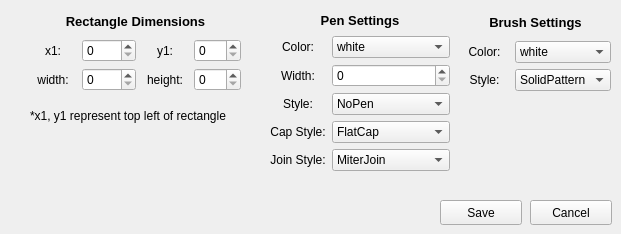
          <widget class="QWidget" name="addRectangle">
           <widget class="QWidget" name="layoutWidget">
            <property name="geometry">
             <rect>
              <x>30</x>
              <y>10</y>
              <width>211</width>
              <height>81</height>
             </rect>
            </property>
            <layout class="QGridLayout" name="rectangleDimensions">
             <item row="1" column="0">
              <widget class="QLabel" name="label_9">
               <property name="text">
                <string>x1:</string>
               </property>
               <property name="alignment">
                <set>Qt::AlignCenter</set>
               </property>
              </widget>
             </item>
             <item row="1" column="1">
              <widget class="QSpinBox" name="addRectanglex1">
               <property name="maximum">
                <number>1000</number>
               </property>
              </widget>
             </item>
             <item row="2" column="3">
              <widget class="QSpinBox" name="addRectangleh">
               <property name="maximum">
                <number>500</number>
               </property>
              </widget>
             </item>
             <item row="1" column="2">
              <widget class="QLabel" name="label_14">
               <property name="text">
                <string>y1:</string>
               </property>
               <property name="alignment">
                <set>Qt::AlignCenter</set>
               </property>
              </widget>
             </item>
             <item row="1" column="3">
              <widget class="QSpinBox" name="addRectangley1">
               <property name="maximum">
                <number>500</number>
               </property>
              </widget>
             </item>
             <item row="2" column="0">
              <widget class="QLabel" name="label_15">
               <property name="text">
                <string>width:</string>
               </property>
               <property name="alignment">
                <set>Qt::AlignCenter</set>
               </property>
              </widget>
             </item>
             <item row="2" column="2">
              <widget class="QLabel" name="label_16">
               <property name="text">
                <string>height:</string>
               </property>
               <property name="alignment">
                <set>Qt::AlignCenter</set>
               </property>
              </widget>
             </item>
             <item row="2" column="1">
              <widget class="QSpinBox" name="addRectanglew">
               <property name="alignment">
                <set>Qt::AlignLeading|Qt::AlignLeft|Qt::AlignVCenter</set>
               </property>
               <property name="maximum">
                <number>1000</number>
               </property>
              </widget>
             </item>
             <item row="0" column="0" colspan="4">
              <widget class="QLabel" name="label_17">
               <property name="font">
                <font>
                 <pointsize>10</pointsize>
                 <weight>75</weight>
                 <bold>true</bold>
                </font>
               </property>
               <property name="text">
                <string>Rectangle Dimensions</string>
               </property>
               <property name="alignment">
                <set>Qt::AlignCenter</set>
               </property>
              </widget>
             </item>
            </layout>
           </widget>
           <widget class="QLabel" name="label_18">
            <property name="geometry">
             <rect>
              <x>30</x>
              <y>100</y>
              <width>241</width>
              <height>31</height>
             </rect>
            </property>
            <property name="text">
             <string>*x1, y1 represent top left of rectangle</string>
            </property>
           </widget>
           <widget class="QPushButton" name="rectangleCancel">
            <property name="geometry">
             <rect>
              <x>530</x>
              <y>200</y>
              <width>82</width>
              <height>25</height>
             </rect>
            </property>
            <property name="text">
             <string>Cancel</string>
            </property>
           </widget>
           <widget class="QPushButton" name="rectangleSave">
            <property name="geometry">
             <rect>
              <x>440</x>
              <y>200</y>
              <width>82</width>
              <height>25</height>
             </rect>
            </property>
            <property name="text">
             <string>Save</string>
            </property>
           </widget>
           <widget class="QWidget" name="layoutWidget_49">
            <property name="geometry">
             <rect>
              <x>270</x>
              <y>10</y>
              <width>180</width>
              <height>161</height>
             </rect>
            </property>
            <layout class="QGridLayout" name="rectanglePenSettings">
             <item row="1" column="0">
              <widget class="QLabel" name="label_297">
               <property name="text">
                <string>Color:</string>
               </property>
               <property name="alignment">
                <set>Qt::AlignCenter</set>
               </property>
              </widget>
             </item>
             <item row="1" column="1">
              <widget class="QComboBox" name="addRectanglePenColor">
               <item>
                <property name="text">
                 <string>white</string>
                </property>
               </item>
               <item>
                <property name="text">
                 <string>black</string>
                </property>
               </item>
               <item>
                <property name="text">
                 <string>red</string>
                </property>
               </item>
               <item>
                <property name="text">
                 <string>green</string>
                </property>
               </item>
               <item>
                <property name="text">
                 <string>blue</string>
                </property>
               </item>
               <item>
                <property name="text">
                 <string>cyan</string>
                </property>
               </item>
               <item>
                <property name="text">
                 <string>magenta</string>
                </property>
               </item>
               <item>
                <property name="text">
                 <string>yellow</string>
                </property>
               </item>
               <item>
                <property name="text">
                 <string>gray</string>
                </property>
               </item>
              </widget>
             </item>
             <item row="2" column="1">
              <widget class="QSpinBox" name="addRectanglePenWidth">
               <property name="maximum">
                <number>20</number>
               </property>
              </widget>
             </item>
             <item row="2" column="0">
              <widget class="QLabel" name="label_298">
               <property name="text">
                <string>Width:</string>
               </property>
               <property name="alignment">
                <set>Qt::AlignCenter</set>
               </property>
              </widget>
             </item>
             <item row="3" column="0">
              <widget class="QLabel" name="label_299">
               <property name="text">
                <string>Style:</string>
               </property>
               <property name="alignment">
                <set>Qt::AlignCenter</set>
               </property>
              </widget>
             </item>
             <item row="4" column="1">
              <widget class="QComboBox" name="addRectangleCapStyle">
               <item>
                <property name="text">
                 <string>FlatCap</string>
                </property>
               </item>
               <item>
                <property name="text">
                 <string>SquareCap</string>
                </property>
               </item>
               <item>
                <property name="text">
                 <string>RoundCap</string>
                </property>
               </item>
              </widget>
             </item>
             <item row="5" column="0">
              <widget class="QLabel" name="label_300">
               <property name="text">
                <string>Join Style:</string>
               </property>
               <property name="alignment">
                <set>Qt::AlignCenter</set>
               </property>
              </widget>
             </item>
             <item row="4" column="0">
              <widget class="QLabel" name="label_301">
               <property name="text">
                <string>Cap Style:</string>
               </property>
               <property name="alignment">
                <set>Qt::AlignCenter</set>
               </property>
              </widget>
             </item>
             <item row="0" column="0" colspan="2">
              <widget class="QLabel" name="label_302">
               <property name="font">
                <font>
                 <pointsize>10</pointsize>
                 <weight>75</weight>
                 <bold>true</bold>
                </font>
               </property>
               <property name="text">
                <string>Pen Settings</string>
               </property>
               <property name="alignment">
                <set>Qt::AlignCenter</set>
               </property>
              </widget>
             </item>
             <item row="5" column="1">
              <widget class="QComboBox" name="addRectangleJoinStyle">
               <item>
                <property name="text">
                 <string>MiterJoin</string>
                </property>
               </item>
               <item>
                <property name="text">
                 <string>BevelJoin</string>
                </property>
               </item>
               <item>
                <property name="text">
                 <string>RoundJoin</string>
                </property>
               </item>
              </widget>
             </item>
             <item row="3" column="1">
              <widget class="QComboBox" name="addRectanglePenStyle">
               <item>
                <property name="text">
                 <string>NoPen</string>
                </property>
               </item>
               <item>
                <property name="text">
                 <string>SolidLine</string>
                </property>
               </item>
               <item>
                <property name="text">
                 <string>DashLine</string>
                </property>
               </item>
               <item>
                <property name="text">
                 <string>DotLine</string>
                </property>
               </item>
               <item>
                <property name="text">
                 <string>DashDotLine</string>
                </property>
               </item>
               <item>
                <property name="text">
                 <string>DashDotDotLine</string>
                </property>
               </item>
              </widget>
             </item>
            </layout>
           </widget>
           <widget class="QWidget" name="layoutWidget_46">
            <property name="geometry">
             <rect>
              <x>460</x>
              <y>10</y>
              <width>151</width>
              <height>81</height>
             </rect>
            </property>
            <layout class="QGridLayout" name="rectangleBrushSettings">
             <item row="1" column="0">
              <widget class="QLabel" name="label_252">
               <property name="text">
                <string>Color:</string>
               </property>
               <property name="alignment">
                <set>Qt::AlignCenter</set>
               </property>
              </widget>
             </item>
             <item row="2" column="1">
              <widget class="QComboBox" name="addRectangleBrushStyle">
               <item>
                <property name="text">
                 <string>SolidPattern</string>
                </property>
               </item>
               <item>
                <property name="text">
                 <string>HorPattern</string>
                </property>
               </item>
               <item>
                <property name="text">
                 <string>VerPattern</string>
                </property>
               </item>
               <item>
                <property name="text">
                 <string>NoBrush</string>
                </property>
               </item>
              </widget>
             </item>
             <item row="1" column="1">
              <widget class="QComboBox" name="addRectangleBrushColor">
               <item>
                <property name="text">
                 <string>white</string>
                </property>
               </item>
               <item>
                <property name="text">
                 <string>black</string>
                </property>
               </item>
               <item>
                <property name="text">
                 <string>red</string>
                </property>
               </item>
               <item>
                <property name="text">
                 <string>green</string>
                </property>
               </item>
               <item>
                <property name="text">
                 <string>blue</string>
                </property>
               </item>
               <item>
                <property name="text">
                 <string>cyan</string>
                </property>
               </item>
               <item>
                <property name="text">
                 <string>magenta</string>
                </property>
               </item>
               <item>
                <property name="text">
                 <string>yellow</string>
                </property>
               </item>
               <item>
                <property name="text">
                 <string>gray</string>
                </property>
               </item>
              </widget>
             </item>
             <item row="2" column="0">
              <widget class="QLabel" name="label_253">
               <property name="text">
                <string>Style:</string>
               </property>
               <property name="alignment">
                <set>Qt::AlignCenter</set>
               </property>
              </widget>
             </item>
             <item row="0" column="0" colspan="2">
              <widget class="QLabel" name="label_254">
               <property name="font">
                <font>
                 <pointsize>10</pointsize>
                 <weight>75</weight>
                 <bold>true</bold>
                </font>
               </property>
               <property name="text">
                <string>Brush Settings</string>
               </property>
               <property name="alignment">
                <set>Qt::AlignCenter</set>
               </property>
              </widget>
             </item>
            </layout>
           </widget>
          </widget>
